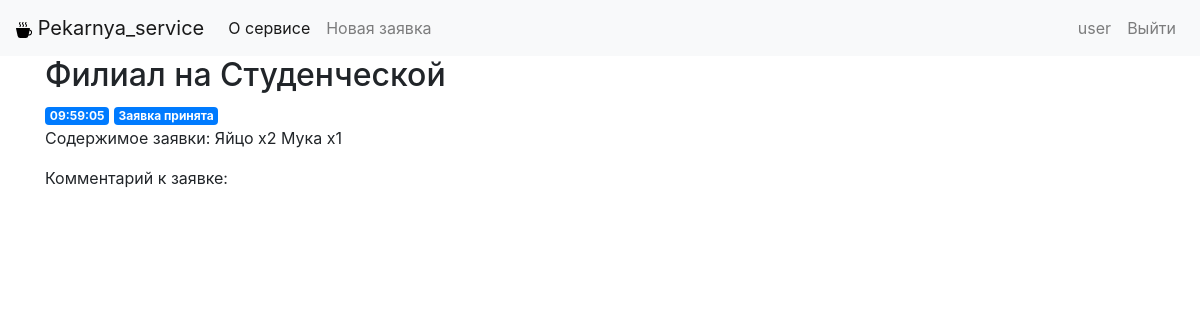
The page /1 (signed in) on the database its author committed.
### tables this page shows
CREATE TABLE requests (
	id integer primary key autoincrement,
	created timestamp not null default current_time,
	place text not null,
	user text not null,
	content text not null,
	status text, 
	comment text

);

### app.py (the view, shortened to what this page needs)
@app.route('/<int:request_id>', methods= ('GET', 'POST'))
def _request(request_id):
    _request = get_request(request_id)
    return render_template('request.html', request=_request)

### app.py (called while the page is built)
def get_db_connection():
    conn = sqlite3.connect('database.db')
    conn.row_factory = sqlite3.Row
    return conn

def get_request(request_id):
    conn = get_db_connection()
    request = conn.execute('SELECT * FROM requests WHERE id = ?',
                        (request_id,)).fetchone()
    conn.close()
    if request is None:
        abort(404)
    return request

### templates/request.html
{% extends 'base.html' %}
{% block content %}
    <h2>{% block title %} {{ request['place'] }} {% endblock %}</h2>
    <span class="badge badge-primary">{{ request['created'] }}</span>
    <span class="badge badge-primary">{{ request['status'] }}</span>
    <p>Содержимое заявки: {{ request['content'] }}</p>
    <p>Комментарий к заявке: {{ request['comment'] }}</p>
{% endblock %}

### templates/base.html (shortened to what this page needs)
<!doctype html>
<html lang="en">
  <head>
    <link rel="stylesheet" href="https://stackpath.bootstrapcdn.com/bootstrap/4.3.1/css/bootstrap.min.css">
    <link rel="stylesheet" href="{{ url_for('static', filename= 'css/style.css') }}">
  </head>
  <body>
    <nav class="navbar navbar-expand-md navbar-light bg-light">
        <a class="navbar-brand" href="{{ url_for('index')}}">
          <img src="{{ url_for('static', filename= 'img/cup-hot-fill.svg') }}">
          Pekarnya_service
        </a>
        <div class="collapse navbar-collapse" id="navbarNav">
            <ul class="navbar-nav">
            <li class="nav-item active">
                <a class="nav-link" href="#">О сервисе</a>
            </li>
            <li class="nav-item">
              {% if session['username'] != "admin" and session['username'] %}
              <a class="nav-link" href="{{url_for('create')}}">Новая заявка</a>
              {% elif session['username'] == "admin"  %}
              <a class="nav-link" href="{{url_for('feedbox')}}">Обратная связь</a>
              {% endif %}
          </li>
            </ul>
            <ul class="navbar-nav login">
              <li class="nav-item login" >
                {% if session['username'] %}
                <a class="nav-link" href="#">{{session['username']}}</a>
                {% else %}
                <a class="nav-link" href="{{url_for('login')}}">Войти</a>
                {% endif %}
            </li>
            <li class="nav-item login" >
              {% if session['username'] %}
                <a class="nav-link" href="{{url_for('logout')}}">Выйти</a>
                {% else %}
                <a class="nav-link" href="{{url_for('registration')}}">Зарегистрироваться</a>
                {% endif %}
          </li>
            </ul>
        </div>
    </nav>
    <div class="container">
        {% block content %} {% endblock %}
    </div>
  </body>
</html>

### static/css/style.css (style rules this page uses)
#navbarNav { justify-content: space-between; }
.navbar { background-color:antiquewhite; }

### rows shown on the page
requests: username "user", place "Филиал на Студенческой", created "09:59:05", status "Заявка принята", content "Яйцо x2 Мука x1"
